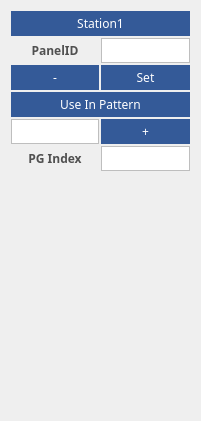
     <widget class="QWidget" name="layoutWidget_3">
      <property name="geometry">
       <rect>
        <x>0</x>
        <y>0</y>
        <width>201</width>
        <height>421</height>
       </rect>
      </property>
      <layout class="QGridLayout" name="gridLayout_5">
       <property name="spacing">
        <number>2</number>
       </property>
       <item row="6" column="0">
        <widget class="QLabel" name="label_PanelID_39">
         <property name="minimumSize">
          <size>
           <width>0</width>
           <height>0</height>
          </size>
         </property>
         <property name="font">
          <font>
           <family>微软雅黑</family>
           <pointsize>9</pointsize>
           <weight>75</weight>
           <bold>true</bold>
          </font>
         </property>
         <property name="layoutDirection">
          <enum>Qt::LeftToRight</enum>
         </property>
         <property name="styleSheet">
          <string notr="true">color: rgb(80, 80, 80);</string>
         </property>
         <property name="text">
          <string>PG Index</string>
         </property>
         <property name="alignment">
          <set>Qt::AlignCenter</set>
         </property>
        </widget>
       </item>
       <item row="6" column="1">
        <widget class="QLineEdit" name="leExposureStep_3">
         <property name="sizePolicy">
          <sizepolicy hsizetype="Preferred" vsizetype="Preferred">
           <horstretch>0</horstretch>
           <verstretch>0</verstretch>
          </sizepolicy>
         </property>
         <property name="minimumSize">
          <size>
           <width>0</width>
           <height>25</height>
          </size>
         </property>
         <property name="font">
          <font>
           <family>微软雅黑</family>
          </font>
         </property>
         <property name="styleSheet">
          <string notr="true">background-color: rgb(255, 255, 255);
border: 1px solid rgb(190, 190, 190);</string>
         </property>
         <property name="alignment">
          <set>Qt::AlignCenter</set>
         </property>
        </widget>
       </item>
       <item row="0" column="0" colspan="2">
        <widget class="QPushButton" name="pbExposureInPattern_7">
         <property name="sizePolicy">
          <sizepolicy hsizetype="Preferred" vsizetype="Preferred">
           <horstretch>0</horstretch>
           <verstretch>0</verstretch>
          </sizepolicy>
         </property>
         <property name="minimumSize">
          <size>
           <width>0</width>
           <height>25</height>
          </size>
         </property>
         <property name="font">
          <font>
           <family>微软雅黑</family>
          </font>
         </property>
         <property name="styleSheet">
          <string notr="true">QPushButton{background-color: rgb(52, 90, 152);color:white;border-radius:0px;}
QPushButton:hover{background-color: rgb(117,149,209);color:white;border-radius:0px;}
QPushButton:pressed{background-color: rgb(71, 175, 255);color:white;border-radius:0px;}</string>
         </property>
         <property name="text">
          <string>Station1</string>
         </property>
        </widget>
       </item>
       <item row="2" column="0">
        <layout class="QHBoxLayout" name="horizontalLayout_5">
         <item>
          <widget class="QLabel" name="label_PanelID_38">
           <property name="minimumSize">
            <size>
             <width>0</width>
             <height>0</height>
            </size>
           </property>
           <property name="font">
            <font>
             <family>微软雅黑</family>
             <pointsize>9</pointsize>
             <weight>75</weight>
             <bold>true</bold>
            </font>
           </property>
           <property name="layoutDirection">
            <enum>Qt::LeftToRight</enum>
           </property>
           <property name="styleSheet">
            <string notr="true">color: rgb(80, 80, 80);</string>
           </property>
           <property name="text">
            <string>PanelID</string>
           </property>
           <property name="alignment">
            <set>Qt::AlignCenter</set>
           </property>
          </widget>
         </item>
        </layout>
       </item>
       <item row="3" column="0">
        <widget class="QPushButton" name="pbExposureSub_2">
         <property name="sizePolicy">
          <sizepolicy hsizetype="Preferred" vsizetype="Preferred">
           <horstretch>0</horstretch>
           <verstretch>0</verstretch>
          </sizepolicy>
         </property>
         <property name="minimumSize">
          <size>
           <width>0</width>
           <height>25</height>
          </size>
         </property>
         <property name="font">
          <font>
           <family>微软雅黑</family>
          </font>
         </property>
         <property name="styleSheet">
          <string notr="true">QPushButton{background-color: rgb(52, 90, 152);color:white;border-radius:0px;}
QPushButton:hover{background-color: rgb(117,149,209);color:white;border-radius:0px;}
QPushButton:pressed{background-color: rgb(71, 175, 255);color:white;border-radius:0px;}</string>
         </property>
         <property name="text">
          <string>-</string>
         </property>
        </widget>
       </item>
       <item row="3" column="1">
        <widget class="QPushButton" name="pbExposureSet_2">
         <property name="sizePolicy">
          <sizepolicy hsizetype="Preferred" vsizetype="Preferred">
           <horstretch>0</horstretch>
           <verstretch>0</verstretch>
          </sizepolicy>
         </property>
         <property name="minimumSize">
          <size>
           <width>80</width>
           <height>25</height>
          </size>
         </property>
         <property name="font">
          <font>
           <family>微软雅黑</family>
          </font>
         </property>
         <property name="styleSheet">
          <string notr="true">QPushButton{background-color: rgb(52, 90, 152);color:white;border-radius:0px;}
QPushButton:hover{background-color: rgb(117,149,209);color:white;border-radius:0px;}
QPushButton:pressed{background-color: rgb(71, 175, 255);color:white;border-radius:0px;}</string>
         </property>
         <property name="text">
          <string>Set</string>
         </property>
        </widget>
       </item>
       <item row="5" column="0">
        <widget class="QLineEdit" name="leExposureTime_2">
         <property name="sizePolicy">
          <sizepolicy hsizetype="Preferred" vsizetype="Preferred">
           <horstretch>0</horstretch>
           <verstretch>0</verstretch>
          </sizepolicy>
         </property>
         <property name="minimumSize">
          <size>
           <width>0</width>
           <height>25</height>
          </size>
         </property>
         <property name="font">
          <font>
           <family>微软雅黑</family>
          </font>
         </property>
         <property name="styleSheet">
          <string notr="true">background-color: rgb(255, 255, 255);
border: 1px solid rgb(190, 190, 190);</string>
         </property>
         <property name="alignment">
          <set>Qt::AlignCenter</set>
         </property>
        </widget>
       </item>
       <item row="5" column="1">
        <widget class="QPushButton" name="pbExposureAdd_2">
         <property name="sizePolicy">
          <sizepolicy hsizetype="Preferred" vsizetype="Preferred">
           <horstretch>0</horstretch>
           <verstretch>0</verstretch>
          </sizepolicy>
         </property>
         <property name="minimumSize">
          <size>
           <width>0</width>
           <height>25</height>
          </size>
         </property>
         <property name="font">
          <font>
           <family>微软雅黑</family>
          </font>
         </property>
         <property name="styleSheet">
          <string notr="true">QPushButton{background-color: rgb(52, 90, 152);color:white;border-radius:0px;}
QPushButton:hover{background-color: rgb(117,149,209);color:white;border-radius:0px;}
QPushButton:pressed{background-color: rgb(71, 175, 255);color:white;border-radius:0px;}</string>
         </property>
         <property name="text">
          <string>+</string>
         </property>
        </widget>
       </item>
       <item row="2" column="1">
        <widget class="QLineEdit" name="leExposureStep_2">
         <property name="sizePolicy">
          <sizepolicy hsizetype="Preferred" vsizetype="Preferred">
           <horstretch>0</horstretch>
           <verstretch>0</verstretch>
          </sizepolicy>
         </property>
         <property name="minimumSize">
          <size>
           <width>0</width>
           <height>25</height>
          </size>
         </property>
         <property name="font">
          <font>
           <family>微软雅黑</family>
          </font>
         </property>
         <property name="styleSheet">
          <string notr="true">background-color: rgb(255, 255, 255);
border: 1px solid rgb(190, 190, 190);</string>
         </property>
         <property name="alignment">
          <set>Qt::AlignCenter</set>
         </property>
        </widget>
       </item>
       <item row="4" column="0" colspan="2">
        <widget class="QPushButton" name="pbExposureInPattern_2">
         <property name="sizePolicy">
          <sizepolicy hsizetype="Preferred" vsizetype="Preferred">
           <horstretch>0</horstretch>
           <verstretch>0</verstretch>
          </sizepolicy>
         </property>
         <property name="minimumSize">
          <size>
           <width>0</width>
           <height>25</height>
          </size>
         </property>
         <property name="font">
          <font>
           <family>微软雅黑</family>
          </font>
         </property>
         <property name="styleSheet">
          <string notr="true">QPushButton{background-color: rgb(52, 90, 152);color:white;border-radius:0px;}
QPushButton:hover{background-color: rgb(117,149,209);color:white;border-radius:0px;}
QPushButton:pressed{background-color: rgb(71, 175, 255);color:white;border-radius:0px;}</string>
         </property>
         <property name="text">
          <string>Use In Pattern</string>
         </property>
        </widget>
       </item>
       <item row="7" column="0">
        <spacer name="verticalSpacer">
         <property name="orientation">
          <enum>Qt::Vertical</enum>
         </property>
         <property name="sizeHint" stdset="0">
          <size>
           <width>20</width>
           <height>40</height>
          </size>
         </property>
        </spacer>
       </item>
      </layout>
     </widget>
